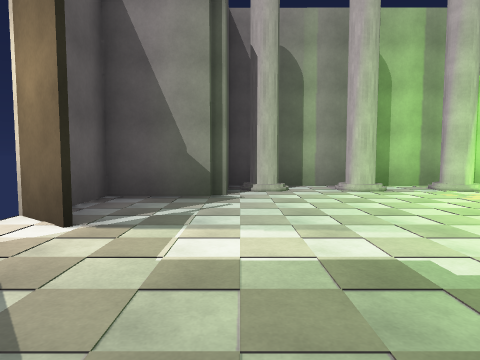
view 1 (above)

22 first-person views from a walk through a scene from a Unity 3-D project. The camera is 1.3 m above the floor, tilts 4° down and sees 75° across. The floor is counted in squares, 2 m on a side. Each view is taken from the middle of a square. On the plan, view 1 faces up. The plan holds only what a view shows up to about 10 squares ahead; the rest is blank. The place goes on beyond the plan. The player character is not drawn.

view 2
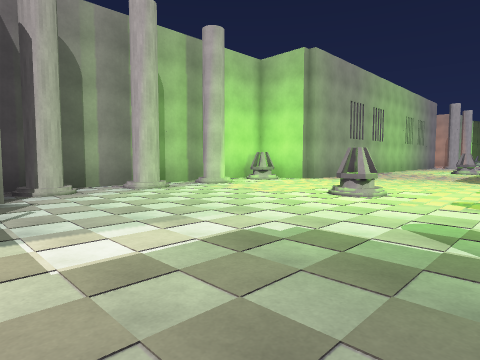

view 3
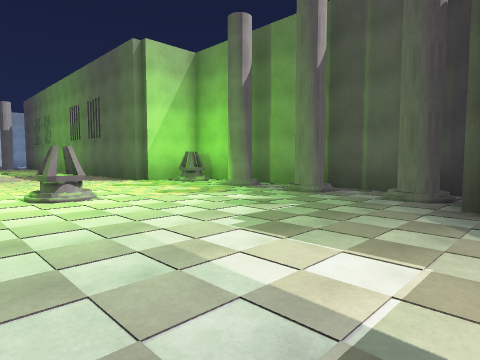

view 4
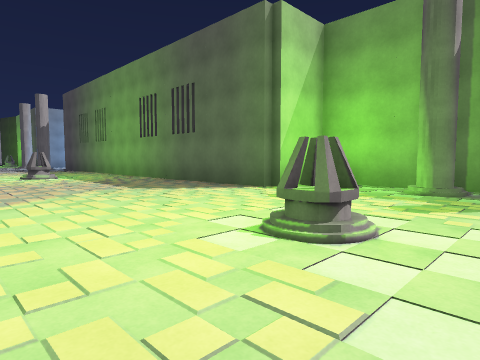

view 5
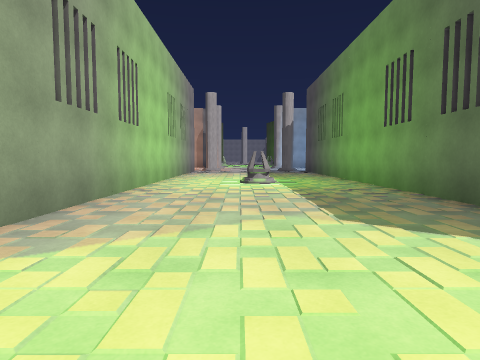

view 6
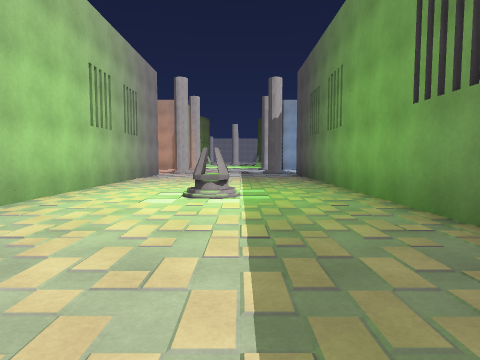

view 7
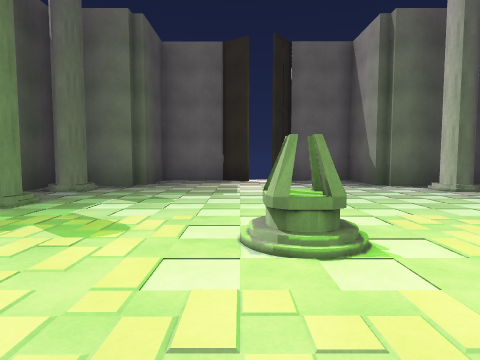

view 8
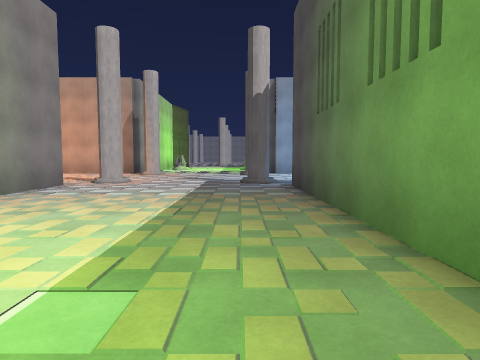

view 9
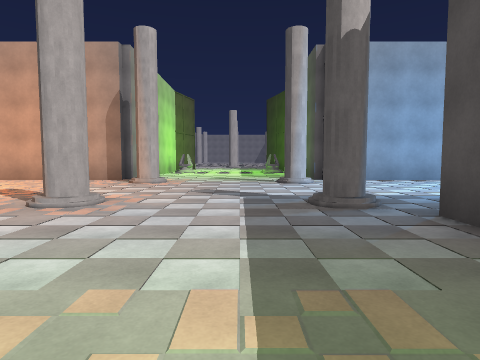

view 10
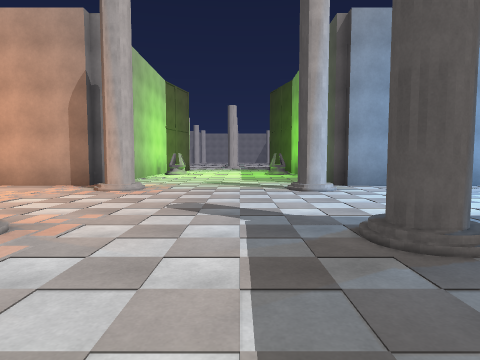

view 11
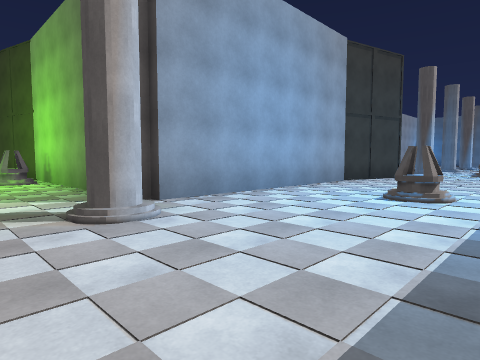

view 12
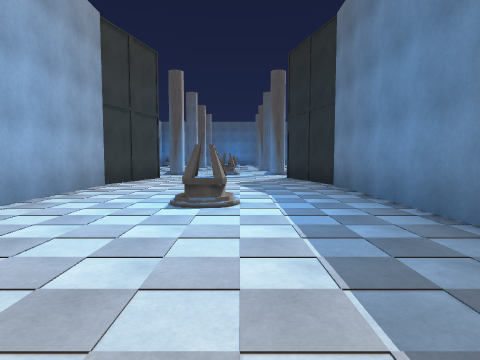

view 13
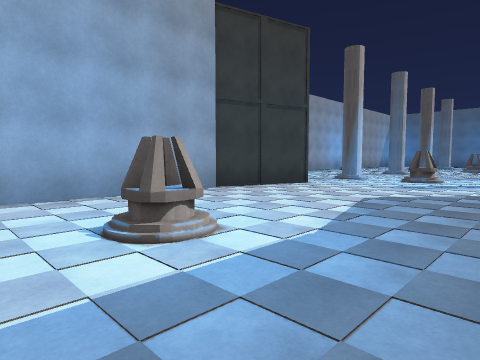

view 14
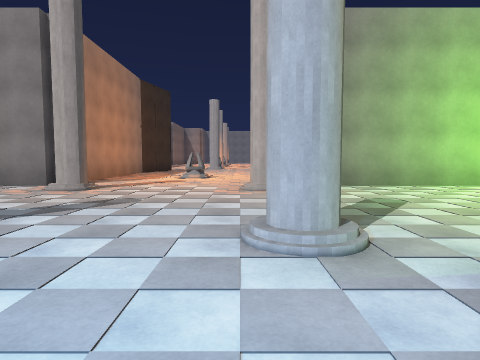

view 15
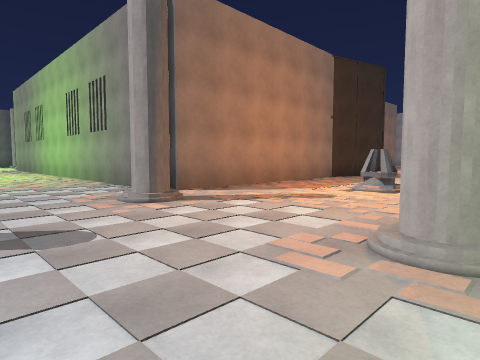

view 16
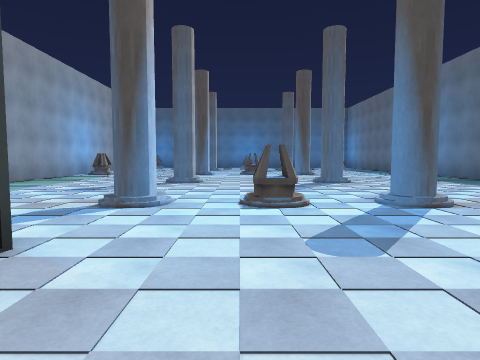

view 17
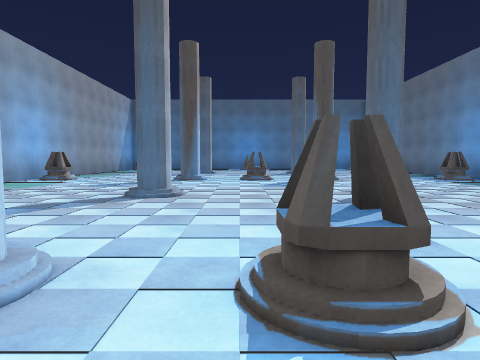

view 18
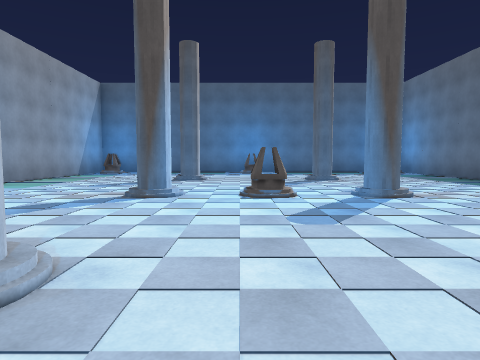

view 19
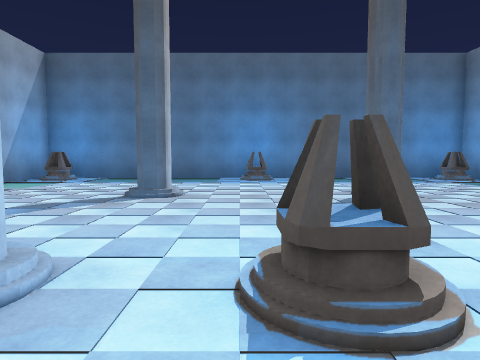

view 20
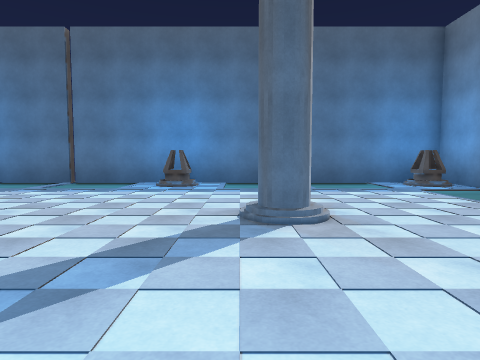

view 21
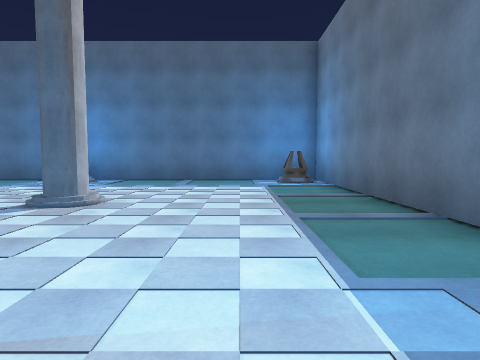

view 22
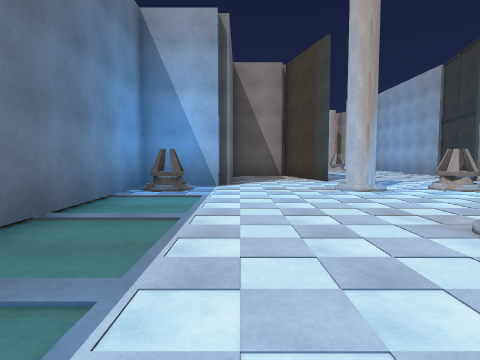

### Floor plan
Key: @ floor where view 1 was taken; # wall or solid block; . floor; / step, stairs or slope; = window, fence, low wall or low ledge.
Columns run from 3 left of view 1 to 31 right of it. Each row starts with its distance up from view 1.
  8   #######               #..==..#
  7   #.////###             #......#
  6 ###//////=###############......####
  5 #.........................#...#....
  4 #..................................
  3 ##.....==........==...............
  2 ##.....==........==...............
  1 #.........................#...#....
  0 #..@...............................
 -1 ###/#/#//=###############......####
 -2   #./////##             #......#
 -3   ########              #..==..#
 -4                         #..==..#
 -5                         #......#
 -6                         ##.....#
 -7                          #....##
 -8                       # .#....#
 -9                       #..#....#
-10                       #........
-11                      ##....==.#.
-12                     ##=....==....
-13                     #.............
-14                     #.............
-15                     #.....#...#....
-16                     #..............
-17                     # ............
-18                       .............
-19                      #=....==.#..=#
-20                      #=....==....=#
-21                      .............
-22                     #..............
-23                     #.....#...#....
-24                     #..............
-25                     #.............
-26                     #..............
-27                     ##=....==....=#
-28                      ##....##....##
-29                       ############

Where each view was taken, in squares from view 1:
view 1: 0 up, 0 right, facing up
view 2: 0 up, 1 left, facing up-right
view 3: 4 up, 1 left, facing down-right
view 4: 5 up, 3 right, facing down-right
view 5: 3 up, 6 right, facing right
view 6: 2 up, 9 right, facing right
view 7: 2 up, 7 right, facing left
view 8: 1 up, 14 right, facing right
view 9: 2 up, 18 right, facing right
view 10: 2 up, 20 right, facing right
view 11: 2 up, 23 right, facing down-right
view 12: 1 up, 24 right, facing down
view 13: 2 down, 22 right, facing down-right
view 14: 2 down, 26 right, facing up
view 15: 2 up, 27 right, facing up-left
view 16: 7 down, 25 right, facing down
view 17: 10 down, 25 right, facing down
view 18: 14 down, 25 right, facing down
view 19: 18 down, 25 right, facing down
view 20: 20 down, 23 right, facing down
view 21: 19 down, 20 right, facing down
view 22: 18 down, 20 right, facing up
